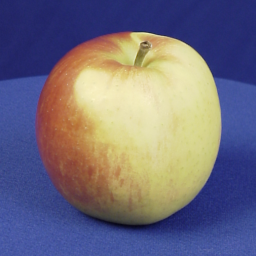
#> input picture Train and test ETH 80 dataset/TrainETH80data2952/apple2-066-117.png, 256 x 256 px; its folder holds 4 pictures in this run
$ python Assignement01_mean_sd_with_8Digit.py
#> lines starting #> are read from the running program, lines starting #| are printed output that depends on the picture; long printed decimals are rounded
import os
import cv2
import numpy as np
import pandas as pd
import re

os.chdir("/home/cseku160212/PycharmProjects/DataMining/Train and test ETH 80 dataset/TrainETH80data2952")
allImages = sorted(os.listdir("."))

outputDir = "/home/cseku160212/PycharmProjects/DataMining/Assignment01Output/"

imageLabel = []
MeanList = []
standardDeviationList = []

for eachImage in allImages:
    image = cv2.imread(eachImage, cv2.IMREAD_GRAYSCALE)
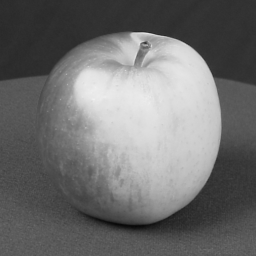
#> image: shape (256, 256); min 8, max 240, mean 111.4
    imageIntensityArray = np.array(image)

    label = re.split('1|2|3|4|5|6|7|8|9|-', eachImage)

    imageLabel.append(label[0])

    mean = np.mean(imageIntensityArray)
#> mean = 111.4
    MeanList.append(mean)

    sd = np.std(imageIntensityArray)
#> sd = 62.63
    standardDeviationList.append(sd)
    print("For Image", eachImage, "Mean = ", mean, "\tStandard Deviation: ", sd)
#| For Image apple2-066-117.png Mean =  111.422 	Standard Deviation:  62.633
#> pass 2 of the loop `for eachImage in allImages:`:
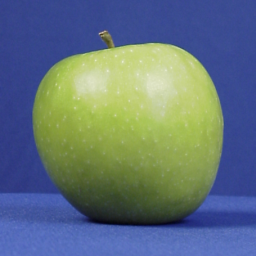
#> input picture Train and test ETH 80 dataset/TrainETH80data2952/apple3-090-135.png, 256 x 256 px
#> `image = cv2.imread(eachImage, cv2.IMREAD_GRAYSCALE)`:
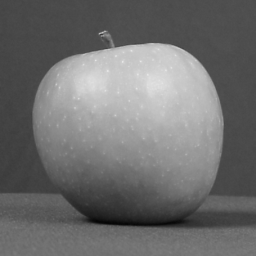
#> image: shape (256, 256); min 5, max 230, mean 110.3
#> mean = 110.3
#> sd = 46.39
#| For Image apple3-090-135.png Mean =  110.314 	Standard Deviation:  46.395
#> pass 3 of the loop `for eachImage in allImages:`:
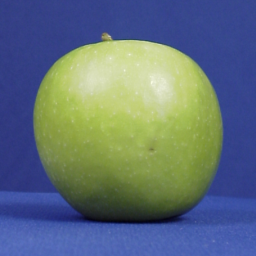
#> input picture Train and test ETH 80 dataset/TrainETH80data2952/apple3-090-202.png, 256 x 256 px
#> `image = cv2.imread(eachImage, cv2.IMREAD_GRAYSCALE)`:
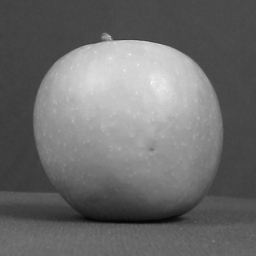
#> image: shape (256, 256); min 3, max 246, mean 108
#> mean = 108
#> sd = 48.79
#| For Image apple3-090-202.png Mean =  108.036 	Standard Deviation:  48.787
#> the loop made 4 passes; the first 3 are shown


os.chdir(outputDir)

df = pd.DataFrame({'Label': imageLabel, 'Mean': MeanList, 'Standard Deviation': standardDeviationList})

writer = pd.ExcelWriter('Assignment01OutputWith8Digit.xlsx', engine='xlsxwriter')

df.to_excel(writer, sheet_name='Sheet1')

#> (the run stopped early here; a loop or call above may not have finished)
